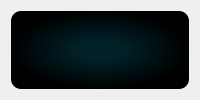
      <widget class="QWidget" name="wifi_select_screen">
       <layout class="QVBoxLayout" name="verticalLayout_16">
        <item>
         <widget class="QFrame" name="frame_8">
          <property name="styleSheet">
           <string notr="true">QFrame{
	
	background-color: qradialgradient(spread:pad, cx:0.5, cy:0.5, radius:0.5, fx:0.5, fy:0.5, stop:0.255682 rgba(0, 33, 40, 255), stop:1 rgba(0, 0, 0, 255));
	border-radius:10px;
}</string>
          </property>
          <property name="frameShape">
           <enum>QFrame::NoFrame</enum>
          </property>
          <property name="frameShadow">
           <enum>QFrame::Plain</enum>
          </property>
          <widget class="QLabel" name="label_16">
           <property name="geometry">
            <rect>
             <x>720</x>
             <y>30</y>
             <width>171</width>
             <height>151</height>
            </rect>
           </property>
           <property name="styleSheet">
            <string notr="true">background-color: rgba(0,0,0,0%)</string>
           </property>
           <property name="text">
            <string/>
           </property>
           <property name="pixmap">
            <pixmap>../../Users/ninty/Downloads/GUI_project_test/images/wifi-icon.png</pixmap>
           </property>
           <property name="scaledContents">
            <bool>true</bool>
           </property>
           <property name="alignment">
            <set>Qt::AlignCenter</set>
           </property>
          </widget>
          <widget class="QFrame" name="frame_11">
           <property name="geometry">
            <rect>
             <x>330</x>
             <y>200</y>
             <width>971</width>
             <height>651</height>
            </rect>
           </property>
           <property name="styleSheet">
            <string notr="true">.QFrame{
border-image: url(./images/frame11.png);
	background-color:rgba(0,0,0,0);
}</string>
           </property>
           <property name="frameShape">
            <enum>QFrame::NoFrame</enum>
           </property>
           <property name="frameShadow">
            <enum>QFrame::Plain</enum>
           </property>
           <widget class="QLabel" name="label_17">
            <property name="geometry">
             <rect>
              <x>0</x>
              <y>20</y>
              <width>951</width>
              <height>55</height>
             </rect>
            </property>
            <property name="font">
             <font>
              <family>Segoe UI</family>
              <pointsize>31</pointsize>
             </font>
            </property>
            <property name="autoFillBackground">
             <bool>false</bool>
            </property>
            <property name="styleSheet">
             <string notr="true">color: rgb(3, 250, 253);
background-color: rgba(0,0,0,0%)</string>
            </property>
            <property name="text">
             <string>Choose a network</string>
            </property>
            <property name="alignment">
             <set>Qt::AlignCenter</set>
            </property>
           </widget>
           <widget class="QPushButton" name="btn_wifi_search">
            <property name="geometry">
             <rect>
              <x>340</x>
              <y>530</y>
              <width>300</width>
              <height>80</height>
             </rect>
            </property>
            <property name="minimumSize">
             <size>
              <width>300</width>
              <height>80</height>
             </size>
            </property>
            <property name="maximumSize">
             <size>
              <width>110</width>
              <height>45</height>
             </size>
            </property>
            <property name="font">
             <font>
              <family>Segoe UI</family>
              <pointsize>32</pointsize>
             </font>
            </property>
            <property name="styleSheet">
             <string notr="true">.QPushButton {
	color:rgba(152, 220,232, 255);
	border-image: url(./images/button_background1.png);
	background-color: rgba(0,0,0,0);
}

.QPushButton:pressed {
	border-image: url(./images/button_background2.png);
	background-color: rgba(0,0,0,0);

}</string>
            </property>
            <property name="locale">
             <locale language="English" country="UnitedStates"/>
            </property>
            <property name="text">
             <string>SEARCH</string>
            </property>
           </widget>
           <widget class="QListWidget" name="wifi_listWidget">
            <property name="geometry">
             <rect>
              <x>250</x>
              <y>100</y>
              <width>461</width>
              <height>401</height>
             </rect>
            </property>
            <property name="font">
             <font>
              <pointsize>15</pointsize>
             </font>
            </property>
            <property name="styleSheet">
             <string notr="true">background-color: rgb(0, 115, 115);</string>
            </property>
           </widget>
          </widget>
         </widget>
        </item>
       </layout>
      </widget>
